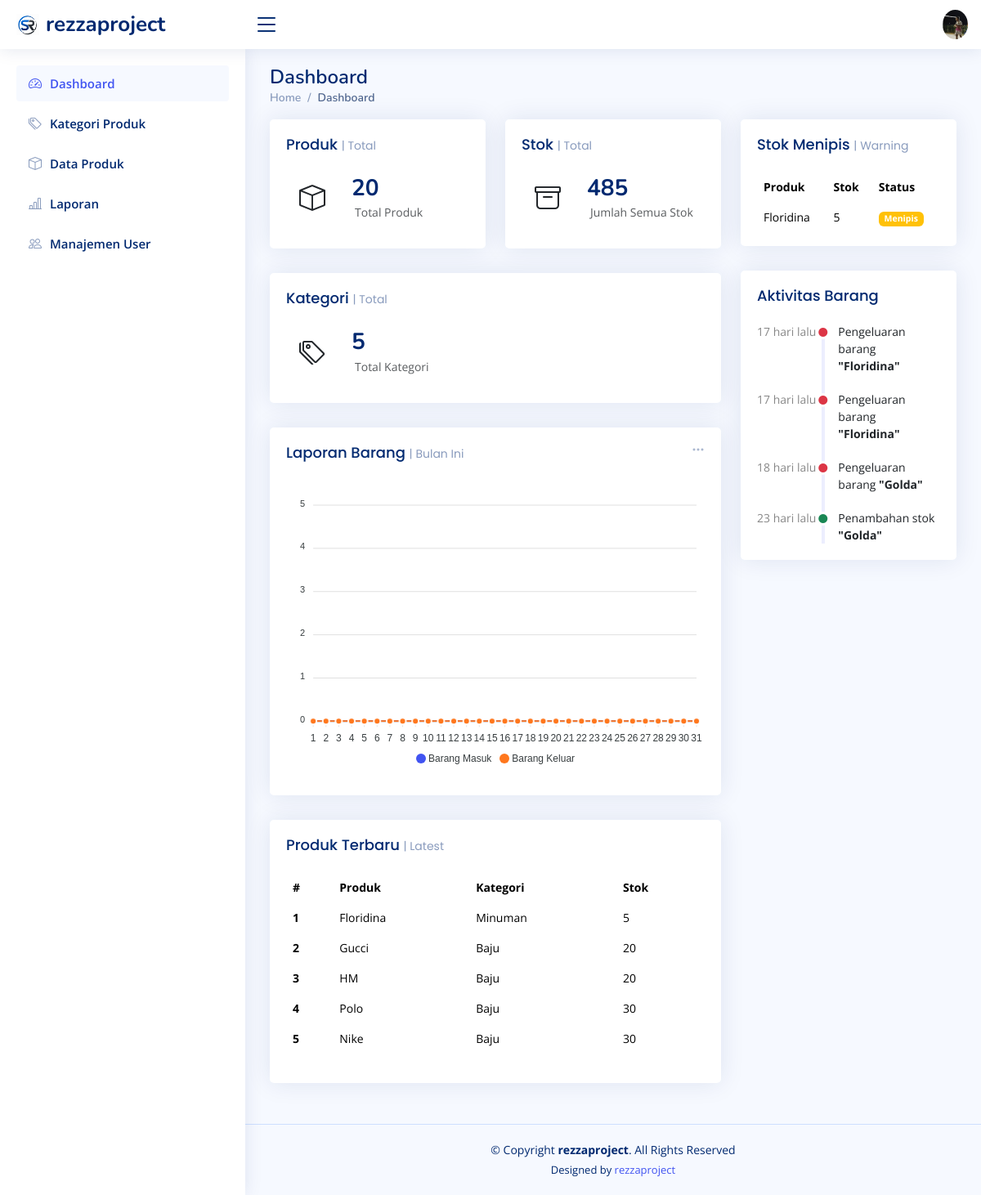
/index.php (signed in), run on the app's committed database.
### tables this page shows
CREATE TABLE `products` (
  `id` int(11) NOT NULL,
  `category_id` int(11) NOT NULL,
  `product_code` varchar(50) NOT NULL,
  `product_name` varchar(150) NOT NULL,
  `stock` int(11) NOT NULL DEFAULT '0',
  `min_stock` int(11) NOT NULL DEFAULT '5',
  `price` int(11) NOT NULL,
  `gambar` varchar(255) NOT NULL,
  `created_at` timestamp NOT NULL DEFAULT CURRENT_TIMESTAMP ON UPDATE CURRENT_TIMESTAMP,
  `update_at` timestamp NOT NULL DEFAULT CURRENT_TIMESTAMP
);

CREATE TABLE `categories` (
  `id` int(11) NOT NULL,
  `kd_kat` varchar(6) NOT NULL,
  `category_name` varchar(100) NOT NULL
);

CREATE TABLE `stock_logs` (
  `id` int(11) NOT NULL,
  `product_id` int(11) DEFAULT NULL,
  `Change_type` enum('ADD','EDIT','REDUCE') DEFAULT NULL,
  `qty` int(11) DEFAULT NULL,
  `stock_before` int(11) DEFAULT NULL,
  `stock_after` int(11) DEFAULT NULL,
  `note` varchar(255) DEFAULT NULL,
  `created_at` timestamp NOT NULL DEFAULT CURRENT_TIMESTAMP,
  `created_by` int(11) DEFAULT NULL
);

### index.php (the view, shortened to what this page needs)
<?php
include "koneksi.php";
$q_produk = mysqli_query($conn, "SELECT COUNT(*) as total_produk FROM products");
$data_produk = mysqli_fetch_assoc($q_produk);
$q_stok = mysqli_query($conn, "SELECT SUM(stock) as total_stok FROM products");
$data_stok = mysqli_fetch_assoc($q_stok);
$q_kategori = mysqli_query($conn, "SELECT COUNT(*) as total_kategori FROM categories");
$data_kategori = mysqli_fetch_assoc($q_kategori);
$query = mysqli_query($conn, "
    SELECT p.product_name, p.stock, c.category_name
    FROM products p
    JOIN categories c ON p.category_id = c.id
    ORDER BY p.created_at DESC
    LIMIT 5
");
$q_menipis = mysqli_query($conn, "
    SELECT product_name, stock, min_stock
    FROM products
    WHERE stock <= min_stock
    ORDER BY stock ASC
    LIMIT 5
");
$q_aktivitas = mysqli_query($conn, "
    SELECT sl.*, p.product_name, u.name as user_name
    FROM stock_logs sl
    JOIN products p ON sl.product_id = p.id
    JOIN users u ON sl.created_by = u.id
    ORDER BY sl.created_at DESC
    LIMIT 5
");
function waktu_lalu($datetime)
{
  $selisih = time() - strtotime($datetime);
  $menit = floor($selisih / 60);
  $jam   = floor($selisih / 3600);
  $hari  = floor($selisih / 86400);
  if ($menit < 60) {
    return $menit . " menit lalu";
  } elseif ($jam < 24) {
    return $jam . " jam lalu";
  } else {
    return $hari . " hari lalu";
  }
}
?>
<?php $page = basename($_SERVER['PHP_SELF']); ?>
<!DOCTYPE html>
<html lang="en">
<head>
  <link href="assets/vendor/bootstrap/css/bootstrap.min.css" rel="stylesheet">
  <link href="assets/vendor/bootstrap-icons/bootstrap-icons.css" rel="stylesheet">
  <link href="assets/vendor/boxicons/css/boxicons.min.css" rel="stylesheet">
  <link href="assets/vendor/quill/quill.snow.css" rel="stylesheet">
  <link href="assets/vendor/quill/quill.bubble.css" rel="stylesheet">
  <link href="assets/vendor/remixicon/remixicon.css" rel="stylesheet">
  <link href="assets/vendor/simple-datatables/style.css" rel="stylesheet">
  <link href="assets/css/style.css" rel="stylesheet">
</head>
<body>
  <header id="header" class="header fixed-top d-flex align-items-center">
    <div class="d-flex align-items-center justify-content-between">
      <a href="index.php" class="logo d-flex align-items-center">
        <img src="assets/img/rezza.png" alt="">
        <span class="d-none d-lg-block">rezzaproject</span>
      </a>
      <i class="bi bi-list toggle-sidebar-btn"></i>
    </div>
    <nav class="header-nav ms-auto">
      <ul class="d-flex align-items-center">
        <li class="nav-item dropdown pe-3">
          <a
            class="nav-link nav-profile d-flex align-items-center pe-0"
            href="#"
            data-bs-toggle="dropdown">
            <img
              src="assets/img/rezza2.png"
              alt="Profile"
              class="rounded-circle" /> </a>
        </li>
      </ul>
    </nav>
  </header>
  <aside id="sidebar" class="sidebar">
    <ul class="sidebar-nav" id="sidebar-nav">
      <li class="nav-item">
        <a class="nav-link <?= ($page == 'index.php') ? '' : 'collapsed' ?>" href="index.php">
          <i class="bi bi-speedometer2"></i>
          <span>Dashboard</span>
        </a>
      </li>
      <li class="nav-item">
        <a class="nav-link <?= ($page == 'kategori_produk.php') ? '' : 'collapsed' ?>" href="kategori_produk.php">
          <i class="bi bi-tags"></i>
          <span>Kategori Produk</span>
        </a>
      </li>
      <li class="nav-item">
        <a class="nav-link <?= ($page == 'produk.php') ? '' : 'collapsed' ?>" href="produk.php">
          <i class="bi bi-box"></i>
          <span>Data Produk</span>
        </a>
      </li>
      <li class="nav-item">
        <a class="nav-link <?= ($page == 'laporan.php') ? '' : 'collapsed' ?>" href="laporan.php">
          <i class="bi bi-bar-chart-line"></i>
          <span>Laporan</span>
        </a>
      </li>
      <li class="nav-item">
        <a class="nav-link <?= ($page == 'users.php') ? '' : 'collapsed' ?>" href="users.php">
          <i class="bi bi-people"></i>
          <span>Manajemen User</span>
        </a>
      </li>
    </ul>
  </aside>
  <main id="main" class="main">
    <div class="pagetitle">
      <h1>Dashboard</h1>
      <nav>
        <ol class="breadcrumb">
          <li class="breadcrumb-item"><a href="index.php">Home</a></li>
          <li class="breadcrumb-item active">Dashboard</li>
        </ol>
      </nav>
    </div>
    <section class="section dashboard">
      <div class="row">
        <div class="col-lg-8">
          <div class="row">
            <div class="col-xxl-4 col-md-6">
              <div class="card info-card">
                <div class="card-body">
                  <h5 class="card-title">Produk <span>| Total</span></h5>
                  <div class="d-flex align-items-center">
                    <div class="card-icon rounded-circle d-flex align-items-center justify-content-center">
                      <i class="bi bi-box"></i>
                    </div>
                    <div class="ps-3">
                      <h6><?= $data_produk['total_produk']; ?></h6>
                      <span class="text-muted small pt-2 ps-1">Total Produk</span>
                    </div>
                  </div>
                </div>
              </div>
            </div>
            <div class="col-xxl-4 col-md-6">
              <div class="card info-card">
                <div class="card-body">
                  <h5 class="card-title">Stok <span>| Total</span></h5>
                  <div class="d-flex align-items-center">
                    <div class="card-icon rounded-circle d-flex align-items-center justify-content-center">
                      <i class="bi bi-archive"></i>
                    </div>
                    <div class="ps-3">
                      <h6><?= $data_stok['total_stok']; ?></h6>
                      <span class="text-muted small pt-2 ps-1">Jumlah Semua Stok</span>
                    </div>
                  </div>
                </div>
              </div>
            </div>
            <div class="col-xxl-4 col-md-12">
              <div class="card info-card">
                <div class="card-body">
                  <h5 class="card-title">Kategori <span>| Total</span></h5>
                  <div class="d-flex align-items-center">
                    <div class="card-icon rounded-circle d-flex align-items-center justify-content-center">
                      <i class="bi bi-tags"></i>
                    </div>
                    <div class="ps-3">
                      <h6><?= $data_kategori['total_kategori']; ?></h6>
                      <span class="text-muted small pt-2 ps-1">Total Kategori</span>
                    </div>
                  </div>
                </div>
              </div>
            </div>
            <div class="col-12">
              <div class="card">
                <div class="filter">
                  <a class="icon" href="#" data-bs-toggle="dropdown">
                    <i class="bi bi-three-dots"></i>
                  </a>
                </div>
                <div class="card-body">
                  <h5 class="card-title">Laporan Barang <span>| Bulan Ini</span></h5>
                  <div id="reportsChart"></div>
                </div>
              </div>
            </div>
            <div class="col-12">
              <div class="card recent-sales overflow-auto">
                <div class="card-body">
                  <h5 class="card-title">Produk Terbaru <span>| Latest</span></h5>
                  <table class="table table-borderless datatable">
                    <thead>
                      <tr>
                        <th>#</th>
                        <th>Produk</th>
                        <th>Kategori</th>
                        <th>Stok</th>
                      </tr>
                    </thead>
                    <tbody>
                      <?php
                      $no = 1;
                      while ($row = mysqli_fetch_assoc($query)) :
                      ?>
                        <tr>
                          <th><?= $no++; ?></th>
                          <td><?= $row['product_name']; ?></td>
                          <td><?= $row['category_name']; ?></td>
                          <td><?= $row['stock']; ?></td>
                        </tr>
                      <?php endwhile; ?>
                    </tbody>
                  </table>
                </div>
              </div>
            </div>
          </div>
        </div>
        <div class="col-lg-4">
          <div class="card top-selling overflow-auto">
            <div class="card-body pb-0">
              <h5 class="card-title">Stok Menipis <span>| Warning</span></h5>
              <table class="table table-borderless">
                <thead>
                  <tr>
                    <th>Produk</th>
                    <th>Stok</th>
                    <th>Status</th>
                  </tr>
                </thead>
                <tbody>
                  <?php while ($row = mysqli_fetch_assoc($q_menipis)) : ?>
                    <tr>
                      <td><?= $row['product_name']; ?></td>
                      <td><?= $row['stock']; ?></td>
                      <td>
                        <?php if ($row['stock'] == 0) : ?>
                          <span class="badge bg-danger">Habis</span>
                        <?php elseif ($row['stock'] <= ($row['min_stock'] / 2)) : ?>
                          <span class="badge bg-danger">Hampir Habis</span>
                        <?php else : ?>
                          <span class="badge bg-warning">Menipis</span>
                        <?php endif; ?>
                      </td>
                    </tr>
                  <?php endwhile; ?>
                </tbody>
              </table>
            </div>
          </div>
          <div class="card">
            <div class="card-body">
              <h5 class="card-title">Aktivitas Barang</h5>
              <div class="activity">
                <?php while ($row = mysqli_fetch_assoc($q_aktivitas)) :
                  if ($row['Change_type'] == 'ADD') {
                    $text = "Penambahan stok";
                    $color = "text-success";
                  } elseif ($row['Change_type'] == 'REDUCE') {
                    $text = "Pengeluaran barang";
                    $color = "text-danger";
                  } else {
                    $text = "Perubahan stok";
                    $color = "text-primary";
                  }
                ?>
                  <div class="activity-item d-flex">
                    <div class="activite-label">
                      <?= waktu_lalu($row['created_at']); ?>
                    </div>
                    <i class="bi bi-circle-fill activity-badge <?= $color ?> align-self-start"></i>
                    <div class="activity-content">
                      <?= $text; ?>
                      <span class="fw-bold text-dark">
                        "<?= $row['product_name']; ?>"
                      </span>
                    </div>
                  </div>
                <?php endwhile; ?>
              </div>
            </div>
          </div>
        </div>
      </div>
    </section>
  </main>
  <footer id="footer" class="footer">
    <div class="copyright">
      &copy; Copyright <strong><span>rezzaproject</span></strong>. All Rights Reserved
    </div>
    <div class="credits">
      Designed by <a href="https://www.instagram.com/shllyrz__">rezzaproject</a>
    </div>
  </footer>
</body>
</html>

### data on the page
products: product_name "Floridina", category.category_name "Minuman", stock "5", min_stock "Menipis"
products: product_name "Gucci", category.category_name "Baju", stock "20"
products: product_name "HM", category.category_name "Baju", stock "20"
products: product_name "Polo", category.category_name "Baju", stock "30"
products: product_name "Nike", category.category_name "Baju", stock "30"
stock_logs: created_at "17 hari lalu", Change_type "Pengeluaran barang", product.product_name "Floridina"
stock_logs: created_at "17 hari lalu", Change_type "Pengeluaran barang", product.product_name "Floridina"
stock_logs: created_at "18 hari lalu", Change_type "Pengeluaran barang", product.product_name "Golda"
stock_logs: created_at "23 hari lalu", Change_type "Penambahan stok", product.product_name "Golda"

### other printed values
$data_produk['total_produk'] "20"
$data_stok['total_stok'] "485"
$data_kategori['total_kategori'] "5"
